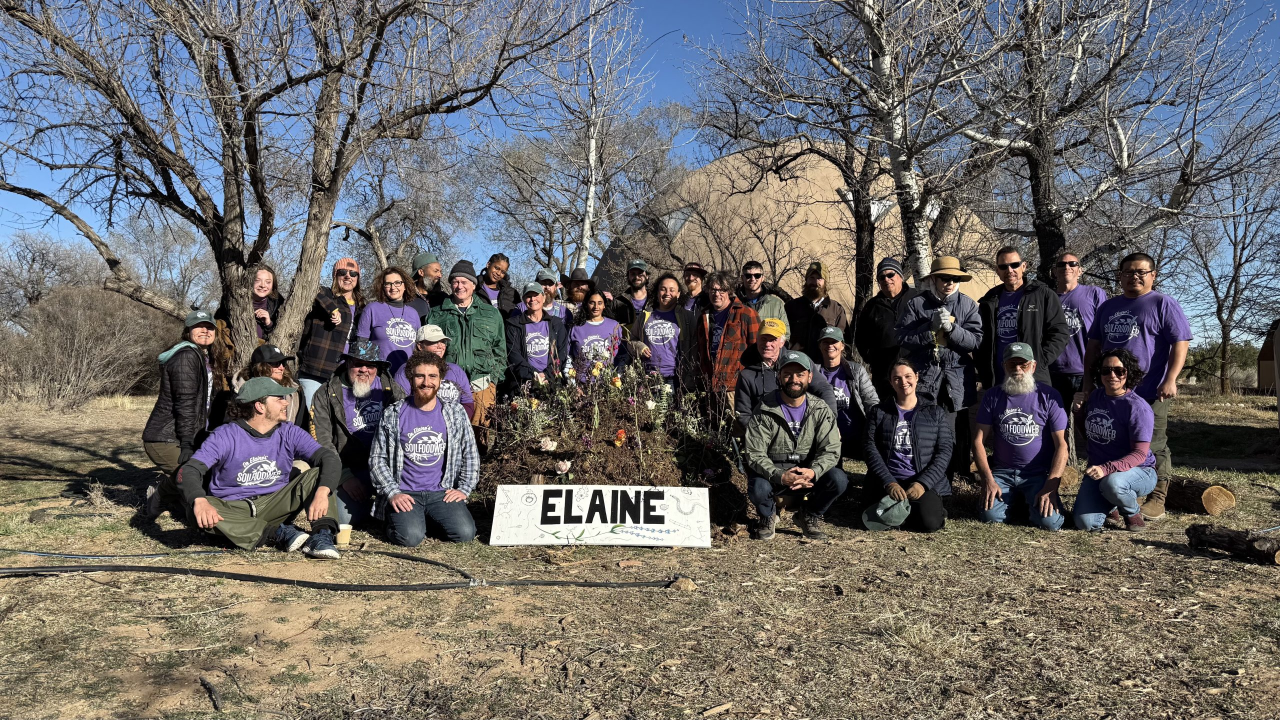
#> input picture tools/blog-cards/photos/Elaine Obituary, team with a sign that says Elaine .jpg, 2560 x 1440 px, given in place of costa-rica-2025-microscopy-students-mentors.jpg, which was not available (shown at 1/2 size)
$ python crop.py
#> lines starting #> are read from the running program, lines starting #| are printed output that depends on the picture
"""Crop the chosen workshop photos to 4:5 at 1080 x 1350.

Run from the repo root: python3 social/tools/crop.py
The crop box is always 4:5 in the source, so nothing is stretched.
Sources under 1080 px wide are refused.
"""
from PIL import Image

W, H = 1080, 1350
# name: (source, horizontal anchor 0..1, vertical anchor 0..1)
PHOTOS = {
    "microscope": ("img/costa-rica-2025-microscopy-students-mentors.jpg", 0.0, 0.5),
    "compost-pile": ("img/pile-turning-wes-8-scaled.jpg", 0.5, 0.5),
    "group-cover": ("img/cy-workshop-8.jpg", 0.5, 0.5),
    "learning": ("img/IMG_1942-scaled.jpg", 0.5, 0.5),
    "group": ("img/wild-ken-hill/IMG_1500.jpg", 0.5, 0.75),
    "living-soil": ("img/ctpfw-student-squeezing-compost-1.jpg", 0.5, 0.5),
    "field": ("img/uploads/loida-teaching-3.jpg", 0.22, 0.5),
}

for name, (src, ax, ay) in PHOTOS.items():
    im = Image.open(src).convert("RGB")
#> im is the input picture: PIL image 2560x1440 RGB; mean R, G, B 108.2, 105.1, 103.7
    sw, sh = im.size
#> sw = 2560; sh = 1440
    if sw < 1080:
        raise SystemExit(f"{src} is {sw} px wide, under 1080: skipped")
    if sw / sh > W / H:  # wider than 4:5: full height, cut the sides
        ch, cw = sh, round(sh * W / H)
#> ch = 1440; cw = 1152
    else:                # taller: full width, cut top and bottom
        cw, ch = sw, round(sw * H / W)
    x = round((sw - cw) * ax)
#> x = 0
    y = round((sh - ch) * ay)
#> y = 0
    out = im.crop((x, y, x + cw, y + ch)).resize((W, H), Image.LANCZOS)
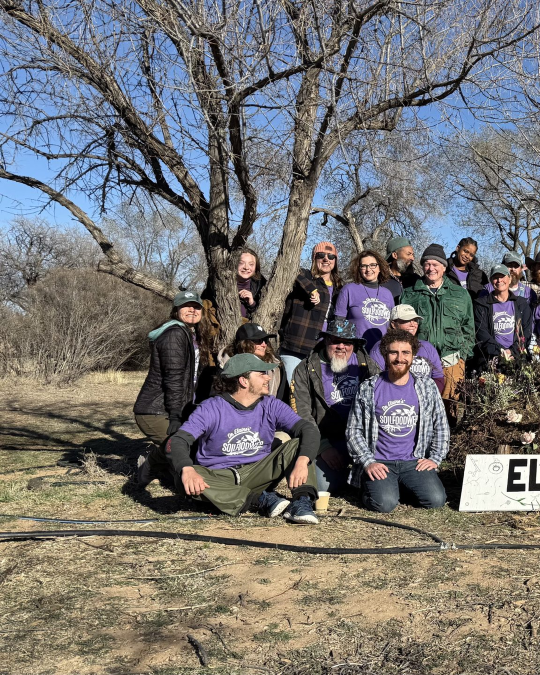
#> out: PIL image 1080x1350 RGB (shown at 1/2 size); mean R, G, B 117.8, 115.6, 114.5
    out.save(f"social/photos/{name}.jpg", quality=90, optimize=True)
    print(f"{name}: {src} {sw}x{sh}, crop {cw}x{ch} at {x},{y}, scale {W/cw:.2f}")
#| microscope: img/costa-rica-2025-microscopy-students-mentors.jpg 2560x1440, crop 1152x1440 at 0,0, scale 0.94
#> pass 2 of the loop `for name, (src, ax, ay) in PHOTOS.items():`:
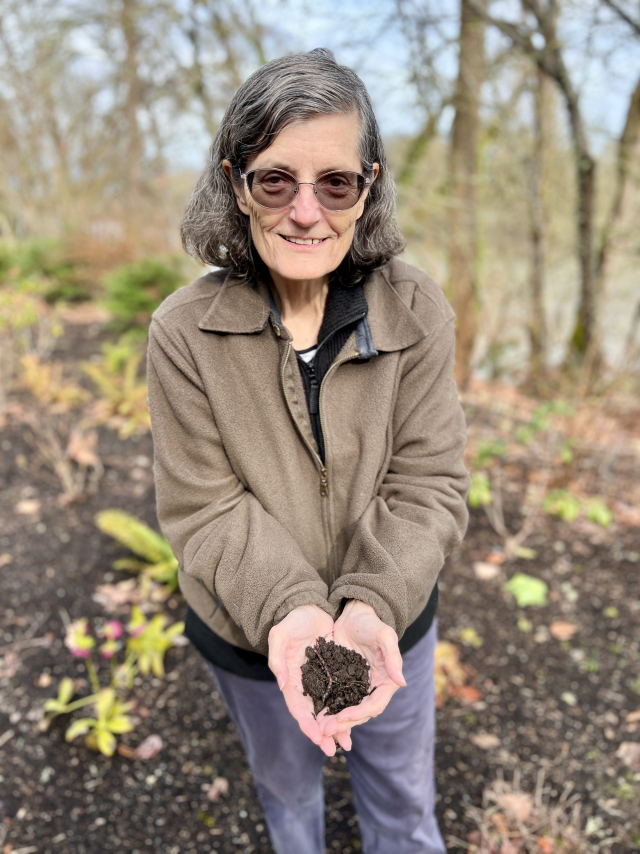
#> input picture tools/blog-cards/photos/Elaine Ruth Ingham, groundbreaking microbiologist and a leader in the regenerative agriculture movement, holding soil.jpg, 1920 x 2560 px, given in place of pile-turning-wes-8-scaled.jpg, which was not available (shown at 1/3 size)
#> im is the input picture: PIL image 1920x2560 RGB; mean R, G, B 149.5, 137.2, 122.3
#> `out = im.crop((x, y, x + cw, y + ch)).resize((W, H), Image.LANCZOS)`:
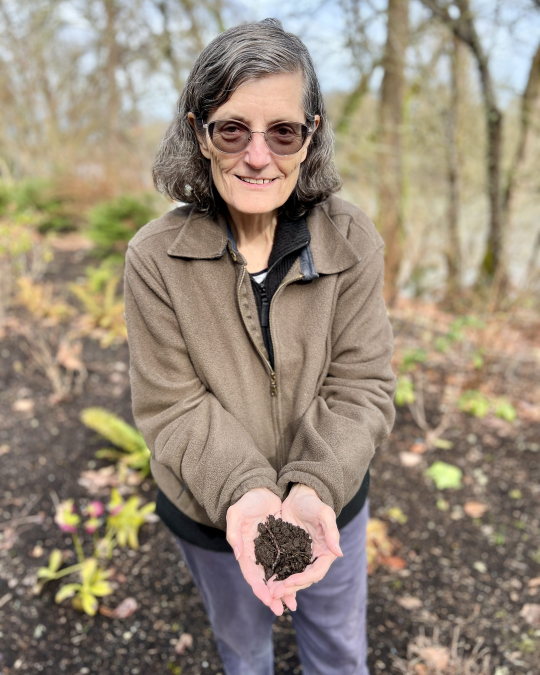
#> out: PIL image 1080x1350 RGB (shown at 1/2 size); mean R, G, B 150, 137, 120.9
#| compost-pile: img/pile-turning-wes-8-scaled.jpg 1920x2560, crop 1920x2400 at 0,80, scale 0.56
#> (the run stopped early here; a loop or call above may not have finished)
